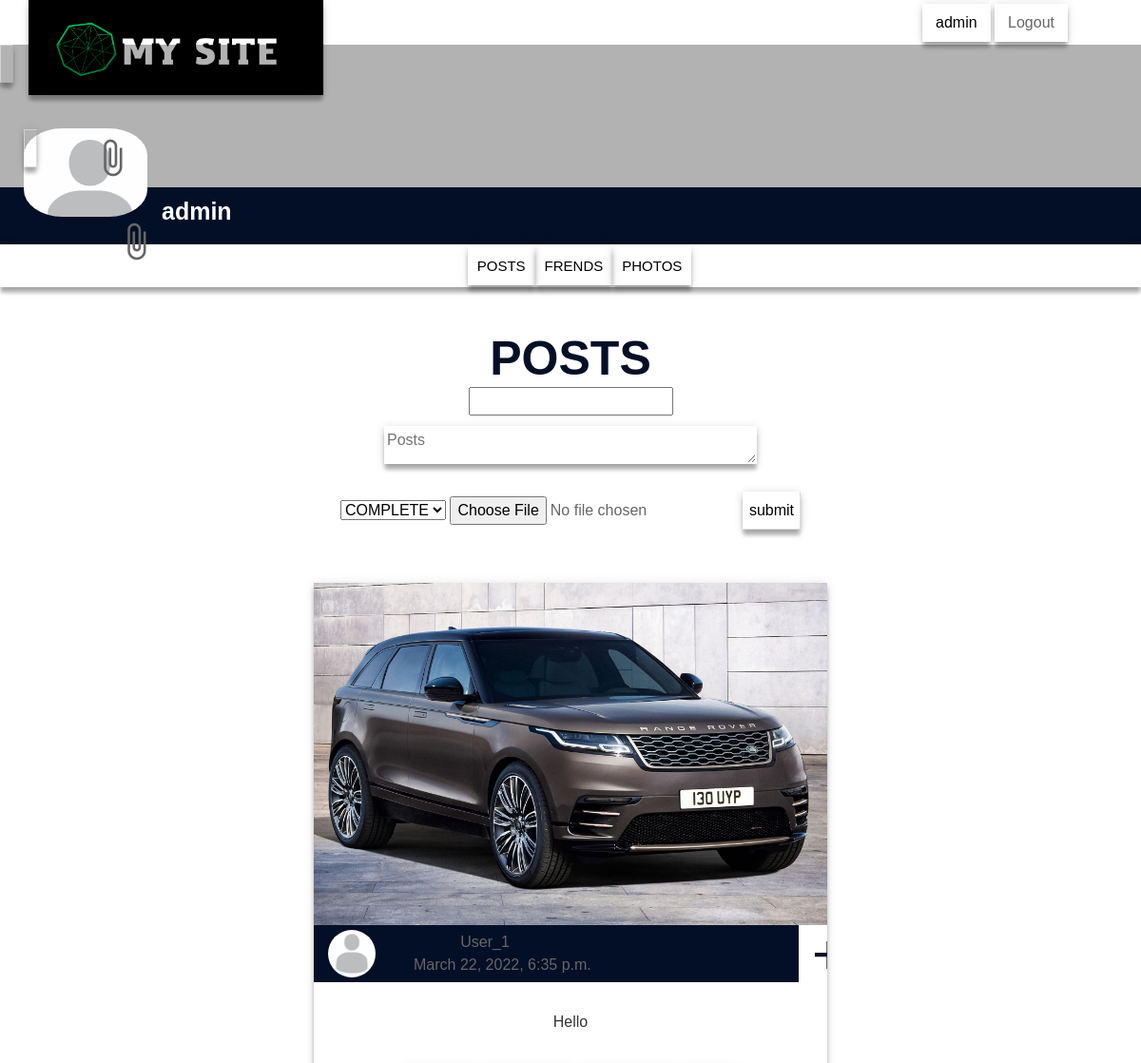
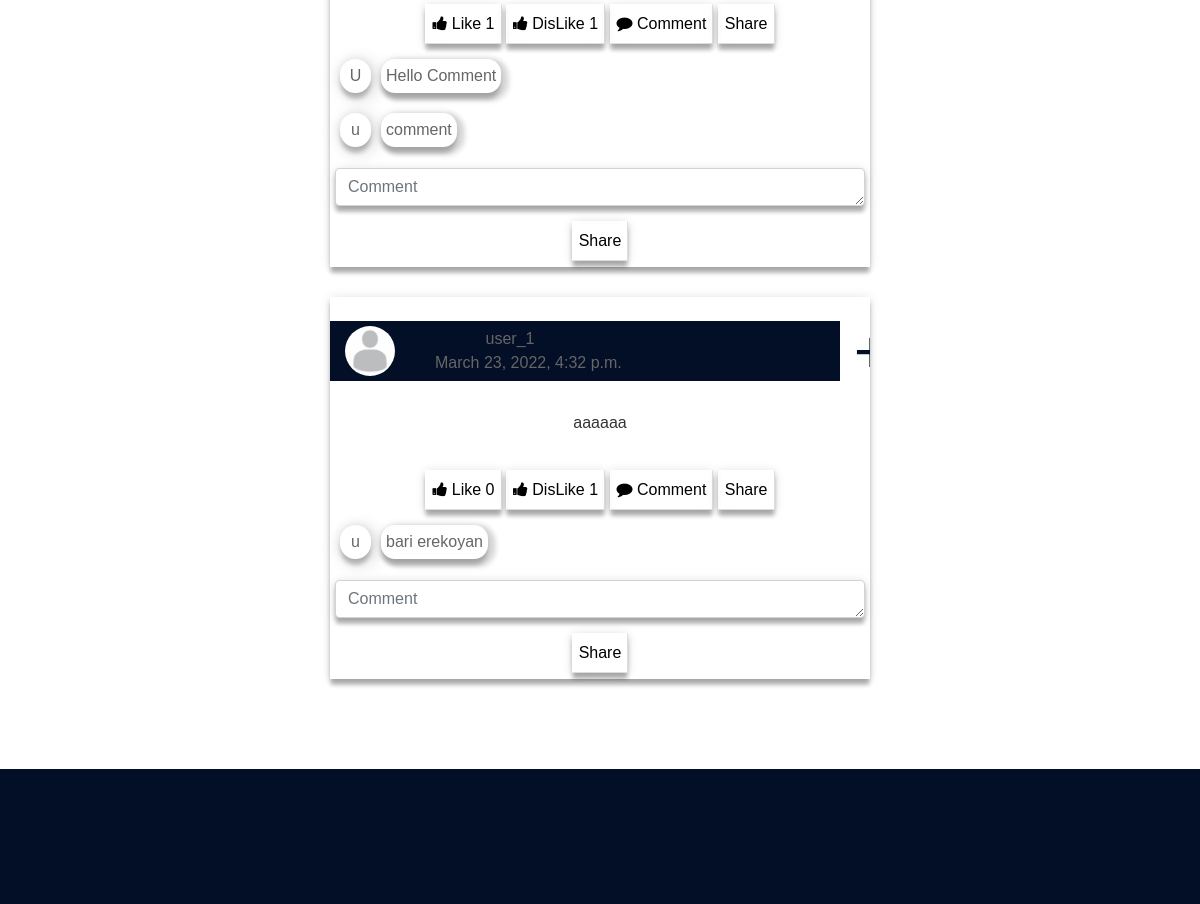
Page /User_1/users_posts (signed in) on the committed database (2 pictures, top to bottom).
### user/models.py (models this page shows, shortened)
class UserImageModel(models.Model):
    user = models.ForeignKey(User, on_delete=models.CASCADE)
    date = models.DateTimeField(auto_now_add=True)
    profile_picture = models.ImageField(default='/a1.jpg', upload_to=user_image_directory_path)
    cover_photo = models.ImageField(upload_to=user_image_directory_path)
    photo_albums = models.ImageField(upload_to=user_image_directory_path)

class UserPostModel(models.Model):
    STATUS_CHOICE = (
        (0, "PROFILE"),
        (1, "COVER"),
        (2, "ALBUMS"),
    )
    user = models.ForeignKey(User, on_delete=models.CASCADE)
    date = models.DateTimeField(auto_now_add=True)
    status = models.IntegerField(choices=STATUS_CHOICE)
    post_picture = models.ImageField(upload_to=user_post_directory_path)
    posts = models.TextField()
    title = models.CharField(max_length=200)
    amount_of_likes = models.IntegerField(default=0)
    amount_of_dislikes = models.IntegerField(default=0)

class Comment(models.Model):
    user = models.ForeignKey(User, on_delete=models.CASCADE)
    post_user = models.ForeignKey(UserPostModel, on_delete=models.CASCADE)
    created_at = models.DateTimeField(auto_now_add=True)
    comment = models.TextField()

### user/views.py (the view, shortened to what this page needs)
# urls.py: path('<str:username>/users_posts', views.my_posts, name='my_posts'),
def my_posts(request, username):
    post_user = UserPostsForm(request.POST)
    comment_form = CommentForm(request.POST)
    posts_mod = UserPostModel.objects.all()
    contextlike = Like.objects.all()
    comment_all = Comment.objects.all()
    pages = users(request, username)
    user_image = pages.get('user_image')
    form_image = pages.get('form_image')
    context = {"post": post_user,
               "posts_mod": posts_mod,
               "user_image": user_image,
               "form_image": form_image,
               "contextlike": contextlike,
               "comment_form": comment_form,
               "comment_all": comment_all
               }
    return render(request, 'user/posts.html', context=context)

### user/forms.py
class UserPostsForm(forms.Form):
    STATUS_CHOICE = (
        (0, "COMPLETE"),
        (1, "RUNNING"),
        (2, "UPCOMING"),
    )
    title = forms.CharField(max_length=200)
    posts = forms.CharField(widget=forms.Textarea(attrs={'placeholder': 'Posts'}))
    status = forms.ChoiceField(choices=STATUS_CHOICE, required=True)
    post_picture = forms.ImageField(required=False)

class UserUpdateImageForm(forms.ModelForm):
    profile_picture = forms.ImageField(required=False)
    cover_photo = forms.ImageField(required=False)
    photo_albums = forms.ImageField(required=False)
    class Meta:
        model = UserImageModel
        fields = ("profile_picture", "cover_photo", "photo_albums")

### user/views.py (called while the page is built, shortened)
@login_required(login_url="loginuser")
def users(request, username):
    user_image = UserImageModel.objects.get(user_id=request.user.id)
    form_image = UserUpdateImageForm()
    return {"user_image": user_image, "form_image": form_image}

### user/templates/user/posts.html (shortened to what this page needs)
{% extends 'user/userbase.html' %}
{% load static %}
    {% block post %}
            <div class="service">
                <div class="container">
                    <div class="section-header text-center">
                        <h2>POSTS</h2>
                        <form method="POST" enctype="multipart/form-data" >{% csrf_token %}
                            {{ post.title }}<br>
                            {{ post.posts }}<br>
                            {{ post.status }}
                            {{ post.post_picture }}
                            <button type="submit">submit</button>
                        </form>
                    </div>
                    <div class="row row-1">
                        {% for task in posts_mod %}
                        <div class="col-lg-6 col-md-6 wow fadeInUp" data-wow-delay="0.1s">
                            <div class="service-item" style="background-image:">
                                {% if task.post_picture %}
                                <div class="service-img">
                                    <img src="{{task.post_picture.url}}" alt="{{tasks.service_name}}">
                                </div>
                                {% endif %}
                                <div class="service-text">
                                    <div class="col-md-2 ">
                            <div class="post-user-image" style="background-image: url({{user_image.profile_picture.url}})"></div>
                            </div>
                            <div class="col-md-4 ">
                            {{task.user.username }}<br>
                            {{task.date }}
                            </div>
                                    <div class="col-md-2 ">
                                    <a class="btn" href="#" >+</a>
                                    </div>
                                </div>
                                <div class="service-overlay">
                                        <p>
                                            {{task.posts|truncatewords_html:20}}
                                        </p>
                                </div>
                                <form method="POST"  enctype="multipart/form-data" >{% csrf_token %}
                                    <button id="like" name="like"  type="submit" value={{task.id}}>
                                          <i class="fa fa-thumbs-up"></i>
                                          <span class="icon">Like {{ task.amount_of_likes }}</span>
                                    </button>
                                    <button id="Dislike1" name="dislike"  type="submit" value="{{task.id}}">
                                          <i class="fa fa-thumbs-up"></i>
                                          <span class="icon">DisLike {{ task.amount_of_dislikes }}</span>
                                    </button>
                                    <button>
                                        <i class="fa fa-comment"></i>
                                        <span class="icon">Comment</span>
                                    </button>
                                    <button>Share</button>
                                </form>
                                <form method="POST" enctype="multipart/form-data" >{% csrf_token %}
                                    {% for comment_a in comment_all %}
                                    {% if comment_a.post_user_id == task.id  %}
                                  <div class="service-overlay-comment">
                                      <div class="">
                                         <p class="coment_name">{{comment_a.user.username|slice:":1" }}</p>
                                      </div>
                                      <div class="coment">
                                     {{comment_a.comment}}
                                      </div>
                                </div>
                                    {% endif %}
                                    {% endfor %}
                                 <div class="service-overlay-comment-form">
                                     {{comment_form.comment}}
                                </div>
                                    <button name="post_user_id" type="submit" value="{{task.id}}">Share</button>
                                </form>
                            </div>
                        </div>
                        {% endfor %}
                    </div>
                </div>
            </div>
{% endblock %}

### user/templates/user/userbase.html (shortened to what this page needs)
<!DOCTYPE html>
<html lang="en">
    <head>
        {% load static %}
        <link href="https://stackpath.bootstrapcdn.com/bootstrap/4.4.1/css/bootstrap.min.css" rel="stylesheet">
        <link href="https://cdnjs.cloudflare.com/ajax/libs/font-awesome/5.10.0/css/all.min.css" rel="stylesheet">
        <link rel="stylesheet" href="https://maxcdn.bootstrapcdn.com/font-awesome/4.7.0/css/font-awesome.min.css">
        <link href="{% static 'lib/animate/animate.min.css' %}" rel="stylesheet">
        <link href="{% static 'css/style.css' %}" rel="stylesheet">
    </head>
    <body>
        <div class="wrapper">
            <div class="top-bar">
                <div class="container-fluid">
                    <div class="row align-items-center">
                           <div class="col-lg-0 ">
                            <div class="logo">
                                <a href="index.html">
                                     <img src="{% static 'img/4.png'%}" alt="Logo">
                                </a>
                            </div>
                        </div>
                    </div>
                </div>
            </div>
            <div class="nav-bar">
                <div class="container-fluid">
                    <nav class="navbar navbar-expand-lg bg-dark navbar-dark">
                        <div class="collapse navbar-collapse justify-content-between" id="navbarCollapse">
                            <div class="navbar-nav mr-auto">
                                <a href="{% url 'home' %}" class="nav-item nav-link active">Home</a>
                            </div>
                            <div class="ml-auto">
                                {%  if not user.is_authenticated %}
                                <button class="btn" type="submit" onclick="openFormLogin(),closeForm()">Login</button>
                                <button class="btn" type="submit" onclick="openForm(),closeFormLogin()">Registration</button>
                                {% else %}
                                <a href="{% url 'my_posts' user.username%}"><button class="btn" >{{user.username}}</button></a>
                                <button class="btn" type="submit" ><a href="{% url 'user_logout' %}">Logout</a></button>
                                {% endif%}
                            </div>
                        </div>
                    </nav>
                </div>
            </div>
            <div id="carousel" class="carousel slide" data-ride="carousel">
                <div class="carousel-inner">
                    <div class="carousel-item active">
                            <form  method="POST" enctype="multipart/form-data" style="position: absolute;z-index: 2;">{% csrf_token %}
                                <div class="ksagamin-gindugun">
                                  <div class="kedsaainu-menestab">
                                      <label class="daainumplemen">
                                          <i class="material-icons">attach_file</i>
                                      </label>
                                  </div>
                                </div>
                                <button type="submit"></button>
                          </form>
                    </div>
                    </div>
                </div>
            <div class="feature wow fadeInUp" data-wow-delay="0.1s">
                <div class="container-fluid">
                    <div class="row align-items-center">
                        <div class="col-lg-12 col-md-12">
                            <div class="feature-item">
                                <div class="userimage" style="background-image: url({{user_image.profile_picture.url}});" >
                                    <form method="POST" enctype="multipart/form-data">{% csrf_token %}
                                        <div class="ksagamin-gindugun">
                                          <div class="kedsaainu-menestab">
                                              <label class="daainumplemen">
                                                  <i class="material-icons">attach_file</i>
                                              </label>
                                          </div>
                                        </div>
                                        <button type="submit"></button>
                                    </form>
                                </div>
                                <div class="feature-text" style="width: 10%;">
                                    <br>
                                </div>
                                <div class="feature-text">
                                    <h3>{{ user.username }}</h3>
                                </div>
                            </div>
                        </div>
                    </div>
                </div>
            </div>
            <div class="nav-bar nav-bar-2">
                <div class="container-fluid">
                    <nav class="navbar navbar-expand-lg bg-dark navbar-dark">
                        <div class="collapse navbar-collapse justify-content-between" id="">
                            <div class="navbar-nav mr-auto">
                                <a href="{% url 'users_posts' user.username %}" class="nav-item nav-link active">Posts</a>
                                <a href="#" class="nav-item nav-link">Frends</a>
                                <a href="#" class="nav-item nav-link">Photos</a>
                            </div>
                        </div>
                    </nav>
                </div>
            </div>
            {% block post %}
            {% endblock  %}
            <div class="footer wow fadeIn" data-wow-delay="0.3s">
                <div class="container">
                    <div class="row">
                        <div class="col-md-6 col-lg-3">
                        </div>
                    </div>
                </div>
        </div>
    </div>
    </body>
</html>

### rows in the picture
UserImageModel: profile_picture (picture)
UserPostModel: post_picture (picture), profile_picture (picture), user.username "User_1", date "March 22, 2022, 6:35 p.m.", posts "Hello", amount_of_likes "1", amount_of_dislikes "1"
Comment: user.username "U", comment "Hello Comment"
Comment: user.username "u", comment "comment"
UserPostModel: profile_picture (picture), user.username "user_1", date "March 23, 2022, 4:32 p.m.", posts "aaaaaa", {{ task.id }} 2 (drawn), amount_of_likes "0", amount_of_dislikes "1"
Comment: user.username "u", comment "bari erekoyan"

### other values in the picture
{{ user.username }} "admin"
